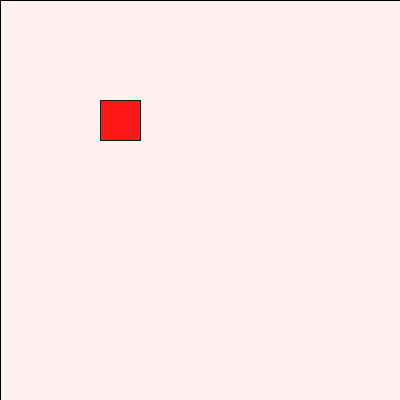
Frame 1 (no input)
Frame 60 (the mouse pressed at the canvas centre just before this capture): identical to frame 1, image omitted
Frame 120 (the mouse held since frame 60 and released just before this capture): identical to frame 1, image omitted

The Processing sketch that drew this single still picture (run headless with seeded random() and noise(); from frame 60 on, the mouse is pressed at the canvas centre):

// Processing sketch: Q02_mission_05
// ── Q02_mission_05.pde
int x = 100;
int y = 100;

void setup() {
  size(400, 400);
  background(255, 240, 240); 
  rect(x, y, 40, 40);
}

void draw() {
  fill(255, 0, 0);
  rect(x, y, 40, 40);

  // fill(255, 240, 240, 50); Prevous code that redrew a transparent rectangle to create a trail effect
  fill(255, 240, 240, 25); // To make the trail longer, we increase the transparency so it needs to redraw more times to clean up the trail
  rect(0, 0, 400, 400);
  
  // 5. The program creates a comet trail by adding a transparent layer
  // that frequently redraws itself to convey the illusion of the previous
  // squares slowly disappearing into the background.
}

void keyPressed() {
  if (keyCode == RIGHT) {
    x = x + 10;
  }

  if (keyCode == DOWN) {
    y = y + 10;
  }

  if (keyCode == LEFT) {
    x = x - 10;
  }

  if (keyCode == UP) {
    y = y - 10;
  }
}
